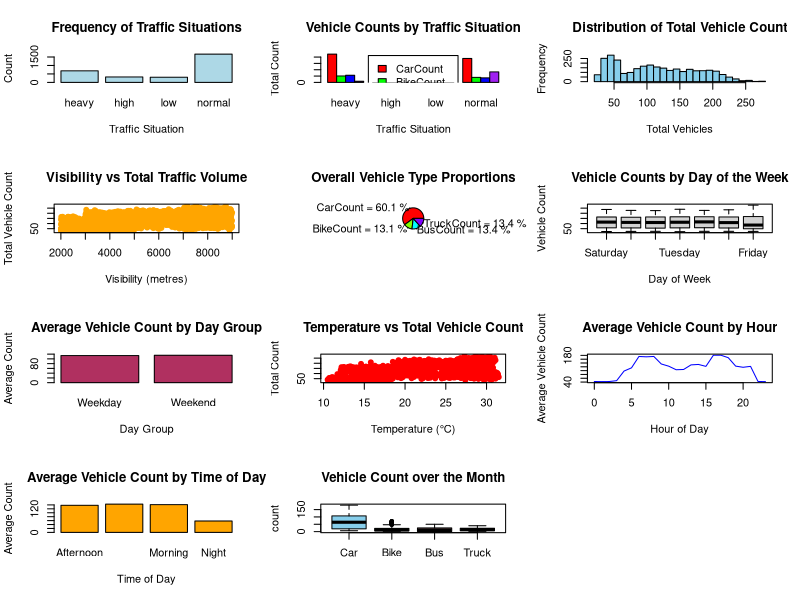

Recreate this plot in R.
# working directory
setwd("C:/Users/salma/OneDrive/Desktop/uni/year 4/semester 2/big data")

dataset <- read.csv("Traffic_dataset_with_temperature_and_visibility.csv")
par(mfrow = c(4,3))

#plot 1 - Frequency of Traffic Situations
counts <- table(dataset$Traffic.Situation)
barplot(counts,
        main = "Frequency of Traffic Situations",
        xlab = "Traffic Situation",
        ylab = "Count",
        col = "lightblue")

#Observation: we can see that most of the time over the month the traffic volume was normal and that is the dominant condition
#high and low are less frequent and their frequency is merely the same
#the distribution is skewed toward normal

#---------------------------------------------------------------------------

#plot 2 - Vehicle Counts per Traffic Situation
agg <- aggregate(cbind(CarCount, BikeCount, BusCount, TruckCount) ~ Traffic.Situation, data = dataset, sum)
mat <- t(as.matrix(agg[, -1]))
colnames(mat) <- agg$Traffic.Situation
barplot(mat,
        beside = TRUE,
        col = c("red", "green", "blue", "purple"),
        main = "Vehicle Counts by Traffic Situation",
        xlab = "Traffic Situation",
        ylab = "Total Count")
legend("top",
       legend = rownames(mat),
       fill = c("red", "green", "blue", "purple"),
       inset = 0.05)

#Observation: we can see that the car counts are in every traffic situation and that's occupying most of the traffic no matter the traffic situation is,
#we can also see that bike and bus counts are almost the same in every situation and occupies the same percentage
#for the truck count, in heavy-high-low situations are almost the same proportion but increases largely in normal 

#---------------------------------------------------------------------------

#plot 3 - histogram of total vehicles count
#visualize traffic volume distribution
hist(dataset$Total, 
     breaks = 20, 
     main = "Distribution of Total Vehicle Count", 
     xlab = "Total Vehicles",
     col = "skyblue")

#observations: The distribution is right-skewed, with a peak frequency between 30 and 80 total vehicles, indicating that this range is the most common total traffic volume.
#The frequency gradually decreases as the total vehicle count increases

#---------------------------------------------------------------------------

#plot 4 - Visibility vs Total Vehicle Count
#to see whether low visibility impacts traffic volume
plot(dataset$Visibility.in.metres, dataset$Total,
     main = "Visibility vs Total Traffic Volume",
     xlab = "Visibility (metres)",
     ylab = "Total Vehicle Count",
     col = "orange",
     pch = 19)

#observations: the relationship is weak
#Data is spread across all visibility levels, with higher counts at higher visibility.

#---------------------------------------------------------------------------

#plot 5 - Pie Chart of Vehicle Type Proportions
#What percentage of traffic each vehicle type contributes overall
sums <- colSums(dataset[, c("CarCount", "BikeCount", "BusCount", "TruckCount")])
lbls <- paste(names(sums), "=", round(sums / sum(sums) * 100, 1), "%")
pie(sums, labels = lbls, main = "Overall Vehicle Type Proportions", col = rainbow(length(sums)))

#observations: car count is the dominant vehicle type
#all others are roughly equal but minor contribution in traffic.

#---------------------------------------------------------------------------

#plot 6 - Box plot of Vehicle Count by Day of the Week
#to understand variation across weekdays
dataset$Day.of.the.week <- factor(dataset$Day.of.the.week,
                                  levels = c("Saturday", "Sunday", "Monday", "Tuesday", "Wednesday",
                                             "Thursday", "Friday"))
boxplot(Total ~ Day.of.the.week, data = dataset,
        main = "Vehicle Counts by Day of the Week",
        xlab = "Day of Week",
        ylab = "Vehicle Count",
        col = "lightgray")

#Observation: all days are similar in total vehicle counts except for friday
#vehicle counts are relatively consistent across days
#friday shows the highest median and upper whisker, indicating peak traffic
#outliers are minimal, suggesting stable daily patterns with occasional peaks.

#---------------------------------------------------------------------------

#plot 7 - bar plot of average vehicle count by day group (weekends vs weekdays)
#to see if vehicle count is higher in either group
agg_daygroup <- aggregate(Total ~ DayGroup, data = dataset, mean)
barplot(agg_daygroup$Total,
        names.arg = agg_daygroup$DayGroup,
        main = "Average Vehicle Count by Day Group",
        xlab = "Day Group", ylab = "Average Count", ylim = c(0,120),
        col = "maroon")

#observation: average traffic count on weekends and weekdays is almost the same


#---------------------------------------------------------------------------

#plot 8 - Scatter plot to display relation between Temperature and Total Vehicle Counts
#to see whether high temperature impacts traffic volume or reduces it
plot(dataset$Temperature, dataset$Total,
     main = "Temperature vs Total Vehicle Count",
     xlab = "Temperature (°C)",
     ylab = "Total Count",
     col = "red",
     pch = 19)

#observations: Warmer temperatures are associated with higher traffic volumes, possibly due to increased activity.

#---------------------------------------------------------------------------

#convert time format as i need it
dataset$Time <- strptime(dataset$Time, format = "%I:%M:%S %p")
dataset$Hour <- as.numeric(format(dataset$Time, "%H"))

#plot 9 - average vehicle count by hour
agg_hour <- aggregate(Total ~ Hour, data = dataset, mean)
plot(agg_hour$Hour, agg_hour$Total, type = "l", col = "blue",
     xlab = "Hour of Day", ylab = "Average Vehicle Count",
     main = "Average Vehicle Count by Hour")

#observations: we can see that there are 2 peaks of vehicle counts from 5-10 and 15-20
#we can assume that they are the hours of people going to work, school or college, etc and the hours of going back home.
#The bimodal pattern reflects morning and evening rush hours.

#---------------------------------------------------------------------------

#plot 10 - Bar plot of average vehicle count by time of day
agg_timeofday <- aggregate(Total ~ TimeGroup, data = dataset, mean)
barplot(agg_timeofday$Total,
        names.arg = agg_timeofday$TimeGroup,
        main = "Average Vehicle Count by Time of Day",
        xlab = "Time of Day", ylab = "Average Count",
        col = "orange")

#observation: morning, afternoon and evening have the highest average vehicle counts, indicating peak traffic periods.
#while night and late night are lower, showing reduced traffic outside daytime hours.

#---------------------------------------------------------------------------

#plot 11 - box plot to see car, bike, bus, truck count over the entire month
boxplot(dataset$CarCount, dataset$BikeCount, dataset$BusCount, dataset$TruckCount,
        main = "Vehicle Count over the Month",
        ylab = "count",
        names = c('Car', 'Bike', 'Bus', 'Truck'),
        col = c("skyblue", "lightgreen", "lightpink", "lightgray"))

#observations: we can see that car count shows the highest median and IQR, with values ranging from 50 to 150, indicating a significant presence of cars over the month.
#the outlier in car count suggests rare instances of extremely high car traffic.
#bike, bus, and truck couns have much lower medians and IQRs, indicating these vehicle types are less frequent and more consistent in number.
#cars dominate the traffic volume

#--------------------------------------------------------------------------
